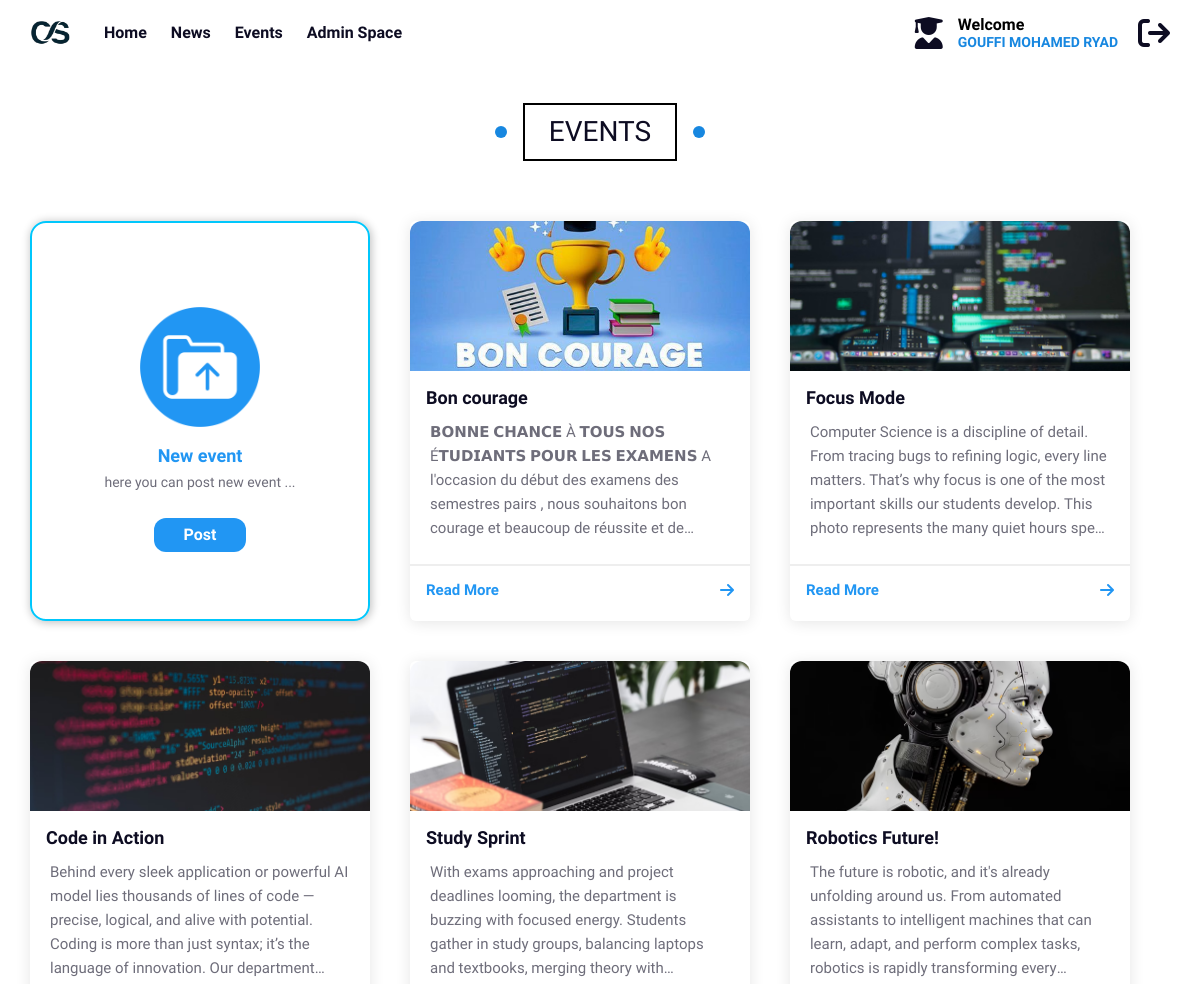
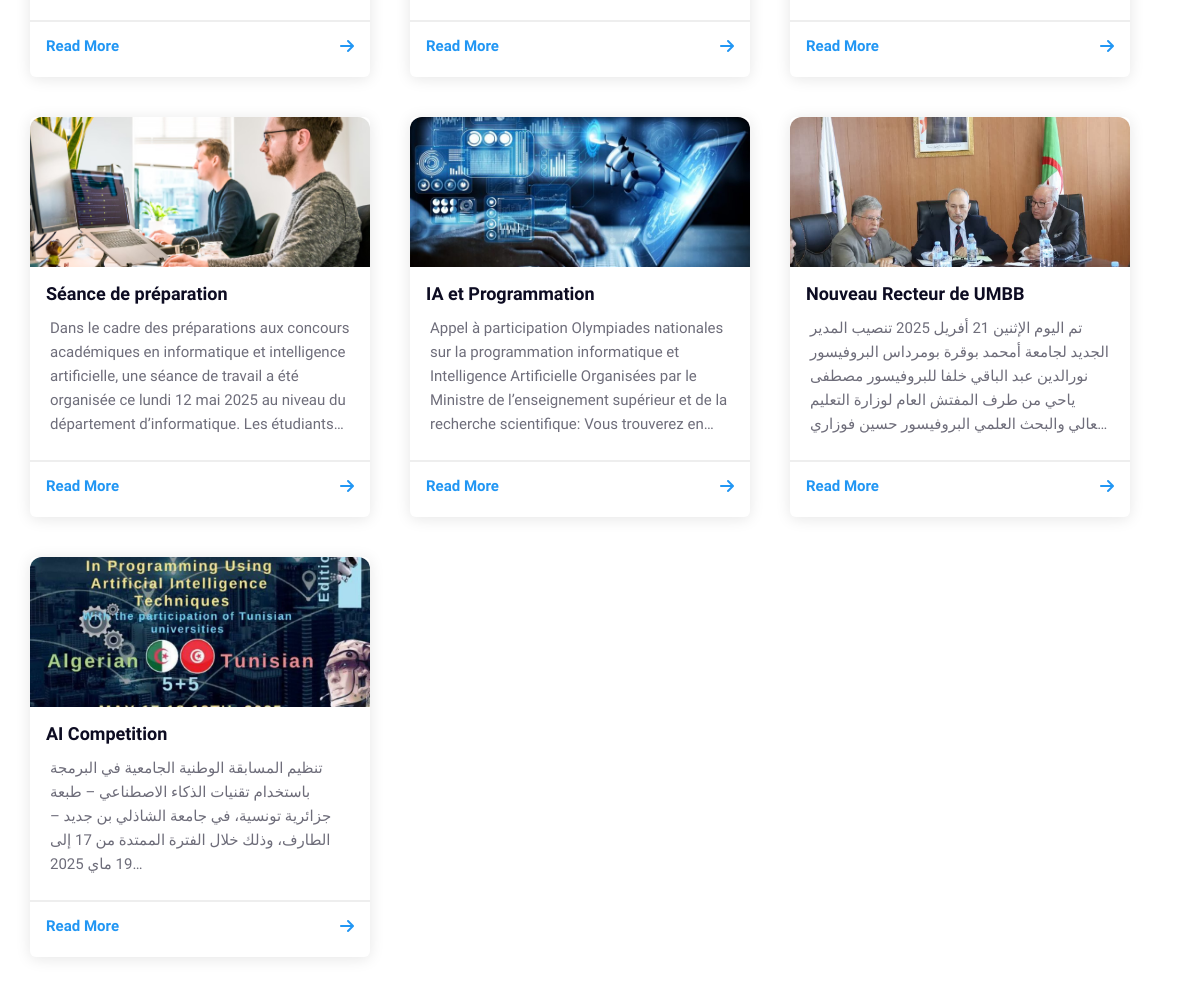
/events.php (signed in), run on the app's committed database (2 pictures, top to bottom).
### tables this page shows
CREATE TABLE `user` (
  `id` bigint(20) UNSIGNED NOT NULL,
  `fullname` varchar(255) NOT NULL,
  `email` varchar(255) NOT NULL,
  `password` varchar(1000) NOT NULL,
  `role` enum('admin','teacher') NOT NULL
);

CREATE TABLE `events` (
  `id` bigint(20) UNSIGNED NOT NULL,
  `event_title` varchar(255) DEFAULT NULL,
  `event_content` varchar(1000) DEFAULT NULL,
  `image_path` varchar(1000) DEFAULT NULL,
  `event_date` date NOT NULL DEFAULT current_timestamp()
);

### php/admins.php (called while the page is built, shortened)
<?php
class Admins {
    private $conn;
    private $table = 'user';
    public function __construct($db) {
        $this->conn = $db;
    }
    public function admin_data($email) {
        $sql = $this->conn->prepare("SELECT * FROM {$this->table} WHERE email = ?");
        $sql->bindParam(1, $email, PDO::PARAM_STR);
        $sql->execute();
        $result = $sql->fetch(PDO::FETCH_ASSOC);
        return $result;
    }
}
?>

### php/events.php (called while the page is built, shortened)
<?php
class Events {
    private $conn;
    private $table = 'events';
    public function __construct($db) {
        $this->conn = $db;
    }
    public function get_events() {
        $sql = $this->conn->prepare("SELECT * FROM {$this->table} ORDER BY id desc;");
        $sql->execute();
        $result = $sql->fetchAll(PDO::FETCH_ASSOC);
        return $result;
    }
}
?>

### events.php (the view, shortened to what this page needs)
<?php
require 'php/admins.php';
require 'php/events.php';
$db = new Database();
$dbconn = $db->connect();
?>
<!DOCTYPE html>
<html lang="en">
<head>
    <link rel="stylesheet" href="libs/bootstrapv5/bootstrap.min.css">
    <link href="css/normalize.css" rel="stylesheet" />
    <link href="css/all.min.css" rel="stylesheet" />
    <link href="css/global.css" rel="stylesheet" />
    <link href="css/global2.css" rel="stylesheet" />
    <link href="css/header.css" rel="stylesheet" />
    <link href="css/events.css" rel="stylesheet" />
</head>
<body>
    <header>
        <div class="container">
            <a href="home.php" class="logo"><img src="picts/departement/logo1removed.png" alt=""></a>
            <div class="wrapper">
                <nav>
                    <a href="home.php">Home</a>
                    <a href="news.php">News</a>
                    <a href="events.php">Events</a>
                    <a href="space.php"><?= ucfirst($_SESSION["role"]) ?> Space</a>
                </nav>
                <div class="userCard">
                    <i class="fa-solid fa-user-graduate"></i>
                    <div class="userCords">
                        <p>Welcome</p>
                        <?php
                        if ($_SESSION["role"] == "student") {
                            $user = new User($dbconn);
                            $result = $user->user_data($_SESSION["matricule"]);
                            echo "<span>$result[name] $result[surname]</span>";
                        } else if ($_SESSION["role"] == "teacher" || $_SESSION["role"] == "admin") {
                            $user = new Admins($dbconn);
                            $result = $user->admin_data($_SESSION["email"]);
                            echo "<span>$result[fullname]</span>";
                        }
                        ?>
                    </div>
                    <a class="logout" href="php/logout.php"><i class="fa-solid fa-arrow-right-from-bracket"></i></a>
                </div>
            </div>
        </div>
    </header>
    <main>
        <h2>EVENTS</h2>
        <?php
        $user = new Events($dbconn);
        $result = $user->get_events();
        if (isset($_GET["postid"])):
            echo '<div class="container showoff">';
            $targetevent = $user->get_event($_GET["postid"]);
        ?>
            <div class="blog">
                <span><?= $targetevent['event_title'] ?></span>
                <img src="php/uploads/eventspict/<?= $targetevent['image_path'] ?>" alt="">
                <p><?= $targetevent['event_content'] ?></p>
            </div>
            <div class="eventsblock">
                <?php foreach ($result as $key => $value):
                    if ($value['id'] != $_GET['postid']):
                ?>
                        <div class="recent" id=<?= $value['id'] ?>>
                            <img src="php/uploads/eventspict/<?= $value['image_path'] ?>" alt="">
                            <div class="wrapper">
                                <span><?= $value['event_title'] ?></span>
                                <p><?= $value['event_content'] ?></p>
                            </div>
                        </div>
                <?php endif;
                endforeach; ?>
            </div>
        <?php else: ?>
            <div class="container">
                <?php if ($_SESSION["role"] == "admin"): ?>
                    <div class="addEvent" data-bs-toggle="modal" data-bs-target="#addEvent">
                        <img src="picts/event.png" alt="">
                        <div class="wrappers">
                            <span>New event</span>
                            <p>here you can post new event ...</p>
                            <button>Post</button>
                        </div>
                    </div>
                <?php endif;
                foreach ($result as $key => $value): ?>
                    <div class="event" onclick="" id=<?= $value['id'] ?>>
                        <img src="php/uploads/eventspict/<?= $value['image_path'] ?>" alt="">
                        <div class="wrapper">
                            <span><?= $value['event_title'] ?></span>
                            <div class="unique">
                                <p><?= $value['event_content'] ?></p>
                            </div>
                            <div class="footer">
                                <a>Read More</a>
                                <i class="fa-solid fa-arrow-right"></i>
                            </div>
                        </div>
                    </div>
                <?php endforeach;
                ?>
            <?php endif; ?>
            </div>
    </main>
</body>

### css/global.css (style rules this page uses)
* { box-sizing: border-box; margin: 0; padding: 0; }
:root { --prime-color: #0f748f; --second-color: #00c7fc; --mediafire: #0077FF; --notion-one: #202020; --notion-two: #191919; --onelove: #161515; --logo1: #00C7FC; --logo2: #0F748F; --bg-color: #081028; --gray:#AEB9E1; --logo3:#CB3CFF; --bg-secondary:#0A1330; --white:white; --border:#343B4F; --charts-bg:#0B1739; --bg-color-light: white; --bg-secondary-light:#eee; --black:black; }
html { scroll-behavior: smooth; }
body { line-height: initial; }
.container { margin-left: auto; margin-right: auto; padding-left: 15px; padding-right: 15px; }
@media (min-width: 768px) { .container { max-width: 750px; } }
@media (min-width: 992px) { .container { max-width: 970px; } }
@media (min-width: 1200px) { .container { max-width: 1170px; } }
a { text-decoration: none; color: inherit; }

### css/global2.css (style rules this page uses)
:root { --main-color: #2196f3; --main-color-alt: #1787e0; --color:#243971; --headers:#0d0c22 ; --paragraph:#6e6d7a ; --bg-gray:#9e9ea7 ; --bg-light-gray:#f3f3f6 ; --site-nav-link-hover-color: #7b7194; --time:0.3s; }
* { box-sizing: border-box; }
body { font-family:"Mona Sans", sans-serif; color: var(--headers) !important; }
p { color: var(--paragraph); }
main>h2 { padding: 10px 24px; border: 2px solid black; font-size: 28px; width: fit-content; margin-left: auto; margin-right: auto; margin-top: 40px; margin-bottom: 60px; position: relative; }
main>h2::before, main>h2::after { content: ""; position: absolute; display: block; width: 12px; height: 12px; background-color: var(--main-color-alt); border-radius: 50%; top: 50%; transform: translateY(-50%); }
main>h2::before { left: -30px; }
main>h2::after { right: -30px; }

### css/header.css (style rules this page uses)
header { margin-top: 3px; }
header .container { display: flex; align-items: center; height: 60px; }
header .container .logo { display: inline-block; }
header .container .logo img { width: 40px; }
header .container > .wrapper { margin-left: 24px; display: flex; justify-content: space-between; flex-grow: 1; align-items: center; }
header .container > .wrapper nav a { font-weight: 600; padding: 16px 10px; }
header .userCard { display: flex; align-items: center; }
header .userCords { margin-left: 15px; }
header i { font-size: 32px; }
header a.logout { margin-left: 20px; }
header p { margin-bottom: 0px; font-weight: bold; color: black; }
header span { font-size: 14px; font-weight: bold; text-transform: uppercase; line-height: 1.2; display: block; color: var(--main-color-alt); }

### data on the page
user: fullname "GOUFFI MOHAMED RYAD"
events: image_path (picture), event_title "Bon courage", event_content "𝗕𝗢𝗡𝗡𝗘 𝗖𝗛𝗔𝗡𝗖𝗘 À 𝗧𝗢𝗨𝗦 𝗡𝗢𝗦 É𝗧𝗨𝗗𝗜𝗔𝗡𝗧𝗦 𝗣𝗢𝗨𝗥 𝗟𝗘𝗦 𝗘𝗫𝗔𝗠𝗘𝗡𝗦 A l'occasion du début des examens des semestres pairs , nous souhaitons bon courage et beaucoup de réussite et…"
events: image_path (picture), event_title "Focus Mode", event_content "Computer Science is a discipline of detail. From tracing bugs to refining logic, every line matters. That’s why focus is one of the most important skills our students develop. This photo represents the many quiet hours…"
events: image_path (picture), event_title "Code in Action", event_content "Behind every sleek application or powerful AI model lies thousands of lines of code — precise, logical, and alive with potential. Coding is more than just syntax; it’s the language of innovation. Our…"
events: image_path (picture), event_title "Study Sprint", event_content "With exams approaching and project deadlines looming, the department is buzzing with focused energy. Students gather in study groups, balancing laptops and textbooks, merging theory…"
events: image_path (picture), event_title "Robotics Future!", event_content "The future is robotic, and it's already unfolding around us. From automated assistants to intelligent machines that can learn, adapt, and perform complex tasks, robotics is rapidly transforming…"
events: image_path (picture), event_title "Séance de préparation", event_content "Dans le cadre des préparations aux concours académiques en informatique et intelligence artificielle, une séance de travail a été organisée ce lundi 12 mai 2025 au niveau du département d’informatique. Les…"
events: image_path (picture), event_title "IA et Programmation", event_content "Appel à participation Olympiades nationales sur la programmation informatique et Intelligence Artificielle Organisées par le Ministre de l’enseignement supérieur et de la recherche scientifique: Vous trouverez…"
events: image_path (picture), event_title "Nouveau Recteur de UMBB", event_content "تم اليوم الإثنين 21 أفريل 2025 تنصيب المدير الجديد لجامعة أمحمد بوقرة بومرداس البروفيسور نورالدين عبد الباقي خلفا للبروفيسور مصطفى ياحي من طرف المفتش العام لوزارة التعليم العالي والبحث العلمي البروفيسور حسين…"
events: image_path (picture), event_title "AI Competition", event_content "تنظيم المسابقة الوطنية الجامعية في البرمجة باستخدام تقنيات الذكاء الاصطناعي – طبعة جزائرية تونسية، في جامعة الشاذلي بن جديد – الطارف، وذلك خلال الفترة الممتدة من 17 إلى 19 ماي…"

### other printed values
$_SESSION["role"] "Admin"
